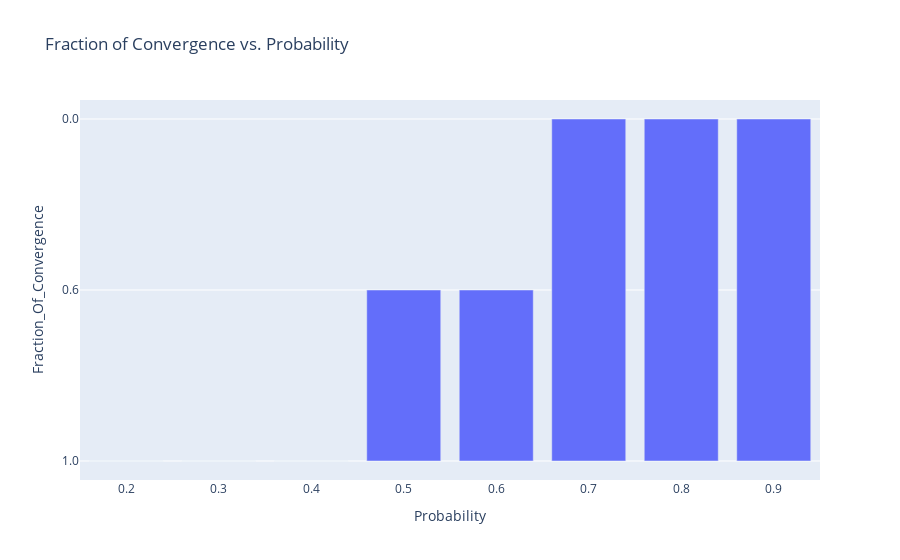

The notebook cell saved with this chart:
### Code cell
fig = px.bar(df, x="Probability", y="Fraction_Of_Convergence", title="Fraction of Convergence vs. Probability")

# Show the chart
fig.show()

### Figure 1 — Plotly figure (JSON) as saved in the notebook; plotly's stock layout.template omitted (floating-point values rounded to 4 significant figures)
{"data": [{"alignmentgroup": "True", "hovertemplate": "Probability=%{x}<br>Fraction_Of_Convergence=%{y}<extra></extra>", "legendgroup": "", "marker": {"color": "#636efa", "pattern": {"shape": ""}}, "name": "", "offsetgroup": "", "orientation": "v", "showlegend": false, "textposition": "auto", "type": "bar", "x": ["0.2", "0.3", "0.4", "0.5", "0.6", "0.7", "0.8", "0.9"], "xaxis": "x", "y": ["1.0", "1.0", "1.0", "0.6", "0.6", "0.0", "0.0", "0.0"], "yaxis": "y"}], "layout": {"barmode": "relative", "legend": {"tracegroupgap": 0}, "title": {"text": "Fraction of Convergence vs. Probability"}, "xaxis": {"anchor": "y", "domain": [0, 1], "title": {"text": "Probability"}}, "yaxis": {"anchor": "x", "domain": [0, 1], "title": {"text": "Fraction_Of_Convergence"}}}}
